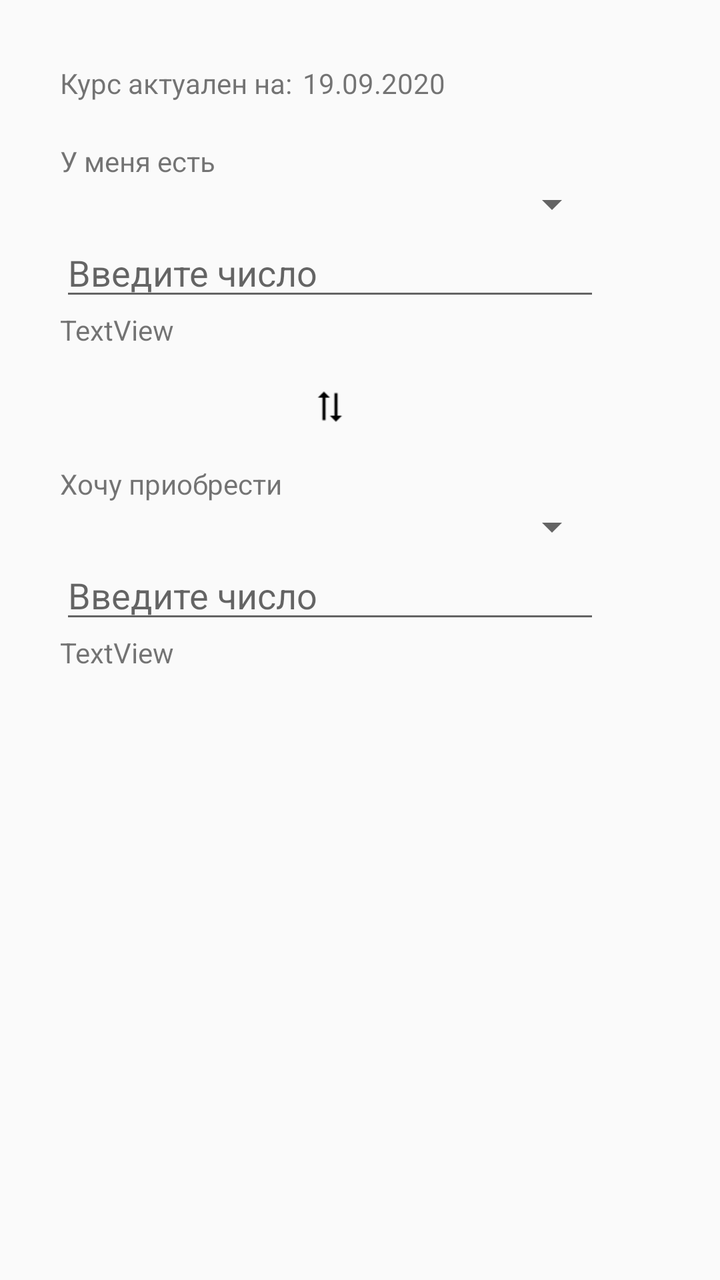
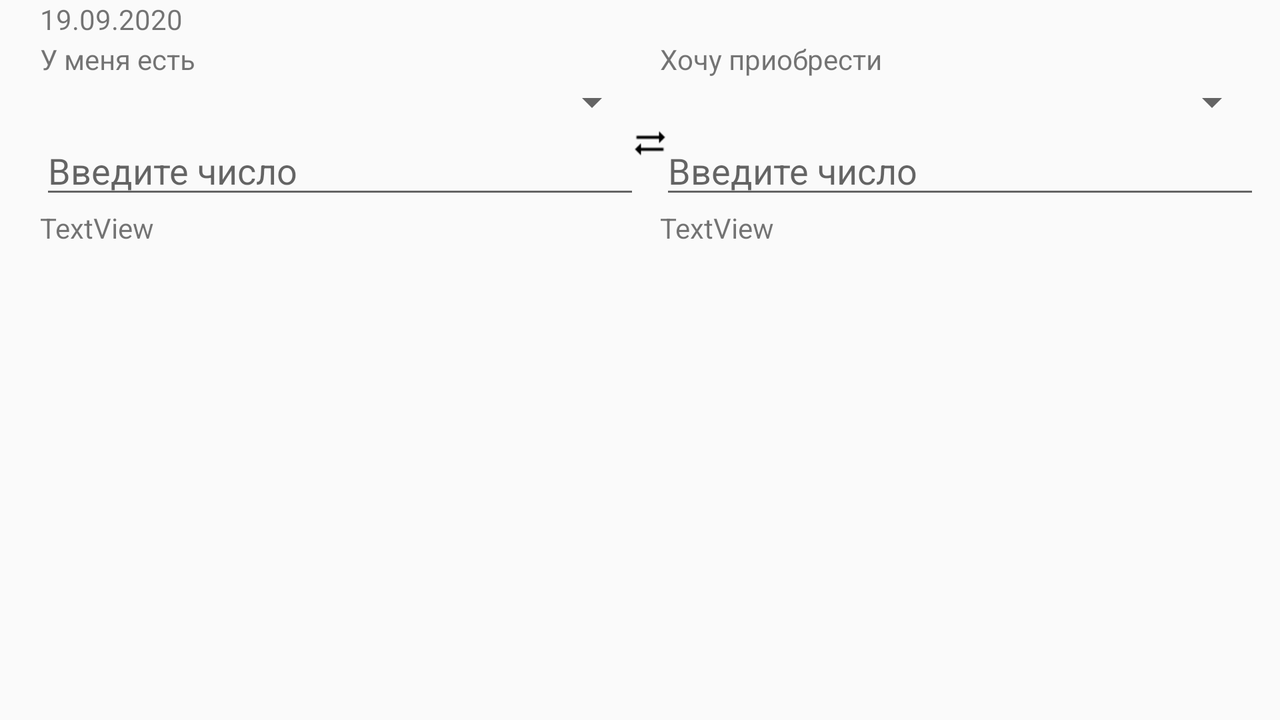

One screen, two layout resources from the same app: the default and the repository's alternative for another configuration. Each is rendered where Android would select it; the XML of both is given below.
<!-- AndroidManifest.xml: application theme AppTheme -->
<!-- res/layout/converter_fragment.xml -->
<?xml version="1.0" encoding="utf-8"?>
<androidx.constraintlayout.widget.ConstraintLayout
    xmlns:android="http://schemas.android.com/apk/res/android"
    xmlns:app="http://schemas.android.com/apk/res-auto"
    xmlns:tools="http://schemas.android.com/tools"
    android:layout_width="match_parent"
    android:layout_height="match_parent">

    <TextView
        android:id="@+id/textView"
        android:layout_width="wrap_content"
        android:layout_height="wrap_content"
        android:layout_marginTop="32dp"
        android:text="@string/current_date"
        app:layout_constraintStart_toStartOf="@+id/linearLayout2"
        app:layout_constraintTop_toTopOf="parent" />

    <TextView
        android:id="@+id/date"
        android:layout_width="wrap_content"
        android:layout_height="wrap_content"
        android:layout_marginStart="5dp"
        app:layout_constraintStart_toEndOf="@id/textView"
        app:layout_constraintTop_toTopOf="@+id/textView"
        tools:text="19.09.2020" />

    <LinearLayout
        android:id="@+id/linearLayout2"
        android:layout_width="match_parent"
        android:layout_height="wrap_content"
        android:layout_marginStart="30dp"
        android:layout_marginTop="20dp"
        android:layout_marginEnd="60dp"
        android:orientation="vertical"
        app:layout_constraintEnd_toEndOf="parent"
        app:layout_constraintStart_toStartOf="parent"
        app:layout_constraintTop_toBottomOf="@+id/textView">

        <TextView
            android:id="@+id/textView3"
            android:layout_width="match_parent"
            android:layout_height="wrap_content"
            android:text="@string/already_have" />

        <Spinner
            android:id="@+id/valutes_from"
            android:layout_width="match_parent"
            android:layout_height="wrap_content" />

        <EditText
            android:id="@+id/num_to_convert"
            android:layout_width="match_parent"
            android:layout_height="wrap_content"
            android:ems="10"
            android:hint="@string/enter_num"
            android:inputType="numberDecimal" />

        <TextView
            android:id="@+id/rate_from"
            android:layout_width="match_parent"
            android:layout_height="wrap_content"
            tools:text="TextView" />
    </LinearLayout>

    <Button
        android:id="@+id/reverse_btn"
        android:layout_width="18dp"
        android:layout_height="18dp"
        android:layout_marginTop="20dp"
        android:background="@drawable/pointers_v"
        app:layout_constraintEnd_toEndOf="@+id/linearLayout2"
        app:layout_constraintStart_toStartOf="@+id/linearLayout2"
        app:layout_constraintTop_toBottomOf="@+id/linearLayout2" />

    <LinearLayout
        android:id="@+id/linearLayout"
        android:layout_width="match_parent"
        android:layout_height="wrap_content"
        android:layout_marginTop="20dp"
        android:layout_marginStart="30dp"
        android:layout_marginEnd="60dp"
        android:orientation="vertical"
        app:layout_constraintStart_toStartOf="parent"
        app:layout_constraintTop_toBottomOf="@+id/reverse_btn">

        <TextView
            android:id="@+id/textView4"
            android:layout_width="match_parent"
            android:layout_height="wrap_content"
            android:text="@string/want_to_have" />

        <Spinner
            android:id="@+id/valutes_to"
            android:layout_width="match_parent"
            android:layout_height="wrap_content" />

        <EditText
            android:id="@+id/num_converted"
            android:layout_width="match_parent"
            android:layout_height="wrap_content"
            android:ems="10"
            android:hint="@string/enter_num"
            android:inputType="numberDecimal" />

        <TextView
            android:id="@+id/rate_to"
            android:layout_width="match_parent"
            android:layout_height="wrap_content"
            tools:text="TextView" />
    </LinearLayout>

</androidx.constraintlayout.widget.ConstraintLayout>
<!-- resources referenced by this layout -->
<resources>
  <!-- drawable pointers_v: png bitmap (drawable-v24, 328 bytes) -->
  <string name="already_have">У меня есть</string>
  <string name="current_date">Курс актуален на:</string>
  <string name="enter_num">Введите число</string>
  <string name="want_to_have">Хочу приобрести</string>
  <style name="AppTheme" parent="Theme.AppCompat.Light.DarkActionBar">
          
          <item name="colorPrimary">@color/colorPrimary</item>
          <item name="colorPrimaryDark">@color/colorPrimaryDark</item>
          <item name="colorAccent">@color/colorAccent</item>
      </style>
</resources>
<!-- res/layout-land/converter_fragment.xml (the repository's variant of the layout above) -->
<!-- drawn on the phone turned sideways -->
<?xml version="1.0" encoding="utf-8"?>
<androidx.constraintlayout.widget.ConstraintLayout
    xmlns:android="http://schemas.android.com/apk/res/android"
    xmlns:app="http://schemas.android.com/apk/res-auto"
    xmlns:tools="http://schemas.android.com/tools"
    android:windowSoftInputMode="stateUnchanged"
    android:layout_width="match_parent"
    android:layout_height="match_parent">

    <TextView
        android:id="@+id/date"
        android:layout_width="wrap_content"
        android:layout_height="wrap_content"
        app:layout_constraintStart_toStartOf="@+id/linearLayout2"
        app:layout_constraintTop_toTopOf="parent"
        tools:text="19.09.2020" />

    <LinearLayout
        android:id="@+id/linearLayout2"
        android:layout_width="300dp"
        android:layout_height="wrap_content"
        android:orientation="vertical"
        android:layout_marginTop="20dp"
        android:layout_marginStart="20dp"
        app:layout_constraintStart_toStartOf="parent"
        app:layout_constraintTop_toTopOf="parent">

        <TextView
            android:id="@+id/textView3"
            android:layout_width="match_parent"
            android:layout_height="wrap_content"
            android:text="@string/already_have" />

        <Spinner
            android:id="@+id/valutes_from"
            android:layout_width="match_parent"
            android:layout_height="wrap_content" />

        <EditText
            android:id="@+id/num_to_convert"
            android:layout_width="match_parent"
            android:layout_height="wrap_content"
            android:ems="10"
            android:hint="@string/enter_num"
            android:inputType="numberDecimal" />

        <TextView
            android:id="@+id/rate_from"
            android:layout_width="match_parent"
            android:layout_height="wrap_content"
            tools:text="TextView" />
    </LinearLayout>

    <Button
        android:id="@+id/reverse_btn"
        android:layout_width="18dp"
        android:layout_height="18dp"
        android:background="@drawable/pointers_h"

        app:layout_constraintBottom_toBottomOf="@+id/linearLayout2"
        app:layout_constraintEnd_toStartOf="@+id/linearLayout"
        app:layout_constraintStart_toEndOf="@+id/linearLayout2"
        app:layout_constraintTop_toTopOf="@+id/linearLayout2" />

    <LinearLayout
        android:id="@+id/linearLayout"
        android:layout_width="300dp"
        android:layout_height="wrap_content"
        android:orientation="vertical"
        app:layout_constraintEnd_toEndOf="parent"
        app:layout_constraintStart_toEndOf="@+id/linearLayout2"
        app:layout_constraintTop_toTopOf="@+id/linearLayout2">

        <TextView
            android:id="@+id/textView4"
            android:layout_width="match_parent"
            android:layout_height="wrap_content"
            android:text="@string/want_to_have" />

        <Spinner
            android:id="@+id/valutes_to"
            android:layout_width="match_parent"
            android:layout_height="wrap_content" />

        <EditText
            android:id="@+id/num_converted"
            android:layout_width="match_parent"
            android:layout_height="wrap_content"
            android:ems="10"
            android:hint="@string/enter_num"
            android:inputType="numberDecimal" />

        <TextView
            android:id="@+id/rate_to"
            android:layout_width="match_parent"
            android:layout_height="wrap_content"
            tools:text="TextView" />
    </LinearLayout>

</androidx.constraintlayout.widget.ConstraintLayout>
<!-- resources referenced by the variant -->
<!-- as the phone turned sideways resolves them -->
<resources>
  <!-- drawable pointers_h: png bitmap (drawable-v24, 295 bytes) -->
  <string name="already_have">У меня есть</string>
  <string name="enter_num">Введите число</string>
  <string name="want_to_have">Хочу приобрести</string>
  <style name="AppTheme" parent="Theme.AppCompat.Light.DarkActionBar">
          
          <item name="colorPrimary">@color/colorPrimary</item>
          <item name="colorPrimaryDark">@color/colorPrimaryDark</item>
          <item name="colorAccent">@color/colorAccent</item>
      </style>
</resources>
